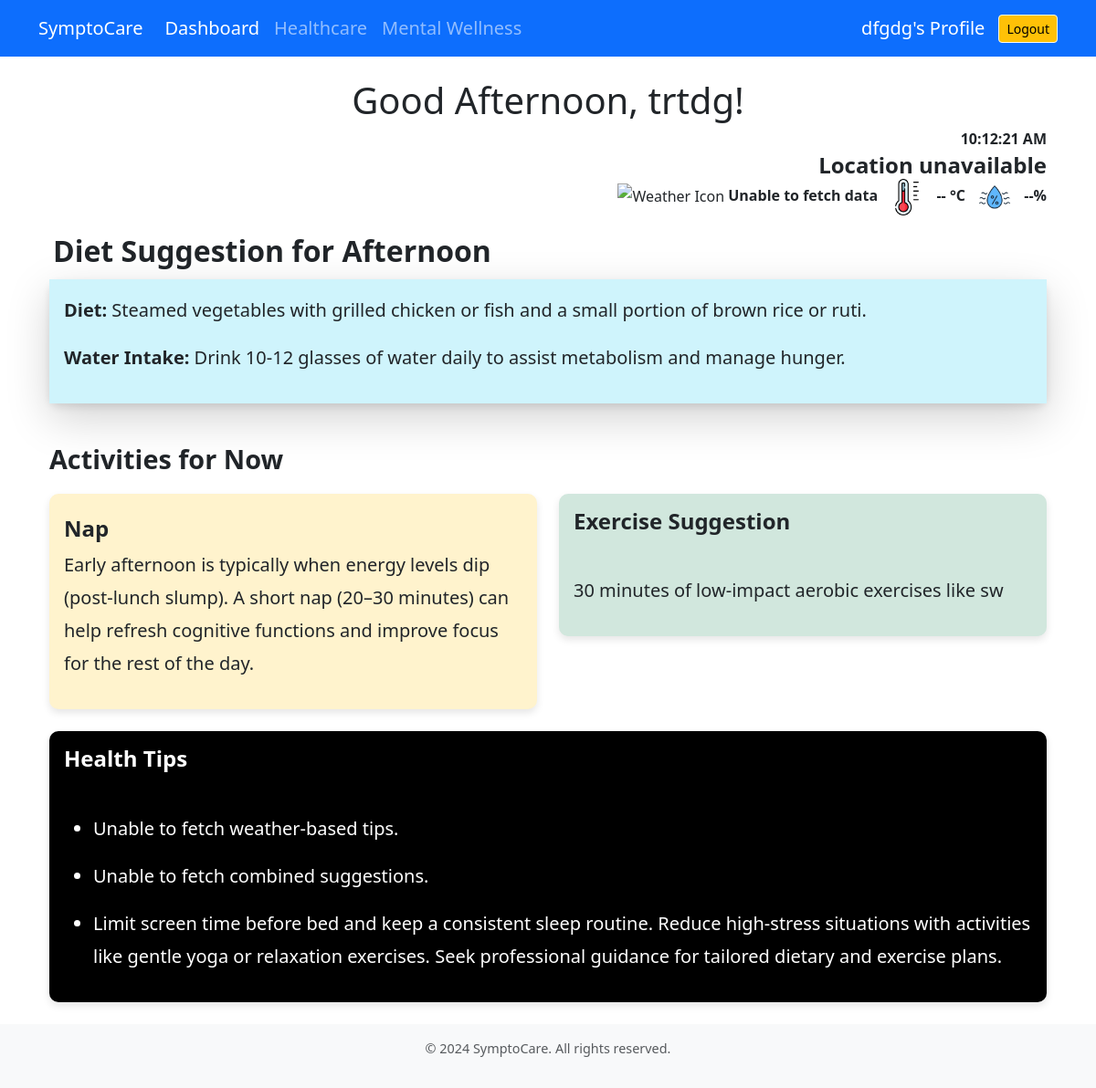
Page /dashbord/ (signed in) on the committed database.
### dashbord/models.py (models this page shows, shortened)
class TimeBasedSuggestion(models.Model):
    TIME_PERIOD_CHOICES = [
        ('Morning', '6 AM - 10 AM'),
        ('Midday', '10 AM - 2 PM'),
        ('Afternoon', '2 PM - 6 PM'),
        ('Evening', '6 PM - 10 PM'),
        ('Night', '10 PM - 6 AM'),
    ]
    time_period = models.CharField(max_length=20, choices=TIME_PERIOD_CHOICES)
    bmi_category = models.ForeignKey(BMISuggestion, on_delete=models.CASCADE)
    diet_suggestion = models.TextField(help_text="Diet suggestions", blank=True)
    Exercise = models.CharField(max_length=150, help_text="Water intake suggestion", blank=True)
    disease = models.CharField(
        max_length=50,
        choices=[
            ('General', 'General'),
            ('Diabetes', 'Diabetes'),
            ('Heart Disease', 'Heart Disease'),
        ],
        help_text="Disease associated with this suggestion",
        default='General'
    )

class TimeBasedActivity(models.Model):
    ACTIVITY_CHOICES = [
        ('Deep Work', 'Deep Work'),
        ('Nap', 'Nap'),
        ('Sleep', 'Sleep'),
    ]
    time_period = models.CharField(
        max_length=20,
        choices=[
            ('Morning', '9 AM - 12 PM'),
            ('Afternoon', '1 PM - 3 PM'),
            ('Evening', '3 PM - 5 PM'),
            ('Night', '9 PM - 1 AM'),
        ],
        unique=True
    )
    activity_type = models.CharField(max_length=20, choices=ACTIVITY_CHOICES)
    suggestion_text = models.TextField()

### bmiInput/models.py (models this page shows, shortened)
class BMISuggestion(models.Model):
    CATEGORY_CHOICES = [
        ('Underweight', 'Underweight'),
        ('Normal', 'Normal'),
        ('Overweight', 'Overweight'),
        ('Obese', 'Obese')
    ]
    category = models.CharField(max_length=15, choices=CATEGORY_CHOICES, unique=True)
    diet_suggestion = models.TextField(default='No diet suggestion available')
    exercise_suggestion = models.TextField(default='No exercise suggestion available')
    water_intake_suggestion = models.TextField(default='No water intake suggestion available')
    sleep_suggestion = models.TextField(default='No sleep suggestion available')
    other_health_tips = models.TextField(blank=True, null=True)

### dashbord/views.py (the view)
# urls.py: path('', views.dashbord,name="dashbord"),
def dashbord(request):
    if request.user.is_authenticated:
        try:
            user_profile = UserProfile.objects.get(user=request.user)
        except UserProfile.DoesNotExist:
            return render(request, 'dashbord/dashbord.html', {'error': 'Profile not found'})
        height = user_profile.height_value
        weight = user_profile.weight_value
        disease_history = user_profile.disease_history or "General"
        bmi_category = calculate_bmi(height, weight)
        try:
            suggestion = BMISuggestion.objects.get(category=bmi_category)
        except BMISuggestion.DoesNotExist:
            suggestion = None
        other_health_tips = suggestion.other_health_tips if suggestion else "No additional tips available."
        current_hour = timezone.localtime().hour
        if 5 <= current_hour < 11:
            current_time_period = "Morning"
        elif 11 <= current_hour < 13:
            current_time_period = "Midday"
        elif 13 <= current_hour < 17:
            current_time_period = "Afternoon"
        elif 17 <= current_hour < 19:
            current_time_period = "Evening"
        else:
            current_time_period = "Night"
        current_suggestion = TimeBasedSuggestion.objects.filter(
            bmi_category__category=bmi_category,
            disease=disease_history,
            time_period=current_time_period
        ).first()
        time_based_activities = TimeBasedActivity.objects.filter(
            time_period=current_time_period
        )
        if 5 <= current_hour < 12:
            greeting = "Good Morning"
        elif 12 <= current_hour < 17:
            greeting = "Good Afternoon"
        elif 17 <= current_hour < 21:
            greeting = "Good Evening"
        else:
            greeting = "Good Night"
        return render(request, 'dashbord/dashbord.html', {
            'suggestion': suggestion,
            'current_time_period': current_time_period,
            'current_suggestion': current_suggestion,
            'time_based_activities': time_based_activities,
            'greeting': greeting,
            'other_health_tips':other_health_tips,
        })
    return redirect('signin')

### dashbord/views.py (called while the page is built)
def calculate_bmi(height, weight):
    bmi = weight / (height ** 2)
    if bmi < 18.5:
        return 'Underweight'
    elif 18.5 <= bmi < 24.9:
        return 'Normal'
    elif 25 <= bmi < 29.9:
        return 'Overweight'
    else:
        return 'Obese'

### templates/dashbord/dashbord.html (shortened to what this page needs)
{% extends 'common_codes/interface.html' %}
{% load static %}
{% block main %}
    <div class="container ">
        <h1 class="text-center my-1 fs">{{ greeting }}, {{ user.first_name }}!</h1>
        <div class="row justify-content-end">
            <div class="col-md-14 ">
                <div class=" text-end">
                    <div class="card-body ">
                        <strong id="currentTime">Loading...</strong>
                        <h5 class="card-title">
                            <strong><span id="cityName">Loading...</span></strong>
                        </h5>
                        <p>
                            <img id="weatherIcon" src="" alt="Weather Icon" class="resize-icon">
                            <strong><span id="weatherDescription">Loading...</span></strong>
                            <img src="{% static 'images/thermometer.jpg' %}" alt="Temperature Icon" class="mx-2 resize-icon">
                            <strong><span id="temperature">--</span> °C</strong>
                            <img src="{% static 'images/humidity.jpg' %}" alt="Humidity Icon" class="mx-2 resize-icon">
                            <strong><span id="humidity">--</span>%</strong>
                        </p>
                    </div>
                </div>
            </div>
        </div>
        <div class="row">
            <div class="col-md-14 fs-5">
                <h2 class="p-1 text-left"><b>Diet Suggestion for {{ current_time_period }} </b></h2>
                <div class="card mb-1">
                    <div class="card-body bg-info-subtle shadow-lg ">
                        {% if current_suggestion %}
                            <p><strong>Diet:</strong> {{ current_suggestion.diet_suggestion }}</p>
                            <p><strong>Water Intake:</strong> {{ suggestion.water_intake_suggestion }}</p>
                        {% else %}
                            <p>No diet suggestion available for this time period.</p>
                        {% endif %}
                    </div>
                </div>
            </div>
        </div>
        <h2 class="section-header">Activities for Now</h2>
        <div class="row">
            <div class="col-md-6 fs-5">
                <div class="card mb-4 bg-warning-subtle">
                    <div class="card-body">
                        {% for activity in time_based_activities %}
                            <h4 class="fw-bold">{{ activity.activity_type }}</h4>
                            <p>{{ activity.suggestion_text }}</p>
                        {% empty %}
                            <h5>Quote of the day:</h5>
                            <p>Balance is not something you find, it's something you create.</p>
                        {% endfor %}
                    </div>
                </div>
            </div>
            <div class="col-md-6 fs-5 ">
                <div class="card mb-4 bg-success-subtle">
                    <div class="card-body">
                        <h5 class="card-title fw-bold">Exercise Suggestion</h5>
                        <br>
                        <p>{{ current_suggestion.Exercise }}</p>
                    </div>
                </div>
            </div>
        </div>
        <div class="card mb-4 bg-black fs-5 text-white">
            <div class="card-body">
                <h5 class="card-title">Health Tips</h5>
                <br>
                <ul>
                <li><p id="weatherBasedTips">Loading tips...</p></li>
                <li><p id="combinedTips">Loading suggestions...</p></li>
                <li>
                {% if other_health_tips %}
                    <p>{{ other_health_tips }}</p>
                {% else %}
                    <p>No additional tips available at this time.</p>
                {% endif %}</li>
                </ul>
            </div>
        </div>
    </div>
{% endblock main %}

### templates/common_codes/interface.html (shortened to what this page needs)
{% load static %}
<!DOCTYPE html>
<html lang="en">
    <head>
        <link href="https://cdn.jsdelivr.net/npm/bootstrap@5.3.2/dist/css/bootstrap.min.css" rel="stylesheet">
    </head>
    <body>
        <nav class="navbar navbar-expand-lg navbar-dark bg-primary fs-5">
            <div class="container">
                <a class="navbar-brand" href="{% url 'dashbord' %}">SymptoCare</a>
                <div class="collapse navbar-collapse" id="navbarNav">
                    <ul class="navbar-nav me-auto">
                        <li class="nav-item">
                            <a class="nav-link {% if request.path == '/dashbord/' %}active{% endif %}" href="{% url 'dashbord' %}">Dashboard</a>
                          </li>
                        <li class="nav-item">
                            <a class="nav-link {% if request.path == '/healthcare/' %}active{% endif %}" href="{% url 'healthcare' %}">Healthcare</a>
                        </li>
                        <li class="nav-item">
                            <a class="nav-link {% if request.path == '/dashbord/m/' %}active{% endif %}" href="{% url 'mindfullness' %}">Mental Wellness</a>
                        </li>
                    </ul>
                    <div class="d-flex align-items-center ms-3">
                        <a href="{% url 'viewp' %}" class="profile-link">
                            <span>{{ user.last_name }}'s Profile</span>
                        </a>
                        <a href="{% url 'logout' %}" class="btn btn-sm btn-light btn-logout bg-warning">Logout</a>
                    </div>
                </div>
            </div>
        </nav>
        <main class="container mt-4">{% block main %}{% endblock main %}</main>
        <footer class="footer mt-auto py-3">
            <div class="container">
                <p class="text-muted">© 2024 SymptoCare. All rights reserved.</p>
            </div>
        </footer>
    </body>
</html>

### templates/common_codes/interface.html (style rules this page uses)
body { transition: background-color 0.3s ease, color 0.3s ease; --bs-font-size-lg: 1.25rem; --bs-font-size-sm: 0.775rem; }
.footer { background-color: #f8f9fa; padding: 20px 0; text-align: center; }
.profile-link { display: flex; align-items: center; color: white; text-decoration: none; }
.btn-logout { margin-left: 15px; }

### templates/dashbord/dashbord.html (style rules this page uses)
.card { border: none; border-radius: 10px; box-shadow: 0 4px 8px rgba(0, 0, 0, 0.1); }
.card-title { font-size: 1.5rem; font-weight: bold; }
.card-body { line-height: 1.8; }
.section-header { margin-top: 40px; margin-bottom: 20px; font-size: 1.8rem; font-weight: bold; }
.footer { margin-top: 40px; text-align: center; font-size: 0.9rem; color: #6c757d; }
.resize-icon { height: 40px; width: auto; object-fit: contain; }

### rows in the picture
TimeBasedSuggestion: diet_suggestion "Steamed vegetables with grilled chicken or fish and a small portion of brown rice or ruti.", Exercise "30 minutes of low-impact aerobic exercises like sw"
BMISuggestion: water_intake_suggestion "Drink 10-12 glasses of water daily to assist metabolism and manage hunger.", other_health_tips "Limit screen time before bed and keep a consistent sleep routine. Reduce high-stress situations with activities like gentle yoga or relaxation exercises. Seek professional guidance for tailored dietary and exercise plans."
TimeBasedActivity: activity_type "Nap", suggestion_text "Early afternoon is typically when energy levels dip (post-lunch slump). A short nap (20–30 minutes) can help refresh cognitive functions and improve focus for the rest of the day."

### other values in the picture
{{ user.last_name }} "dfgdg"
{{ greeting }} "Good Afternoon"
{{ user.first_name }} "trtdg"
{{ current_time_period }} "Afternoon"
